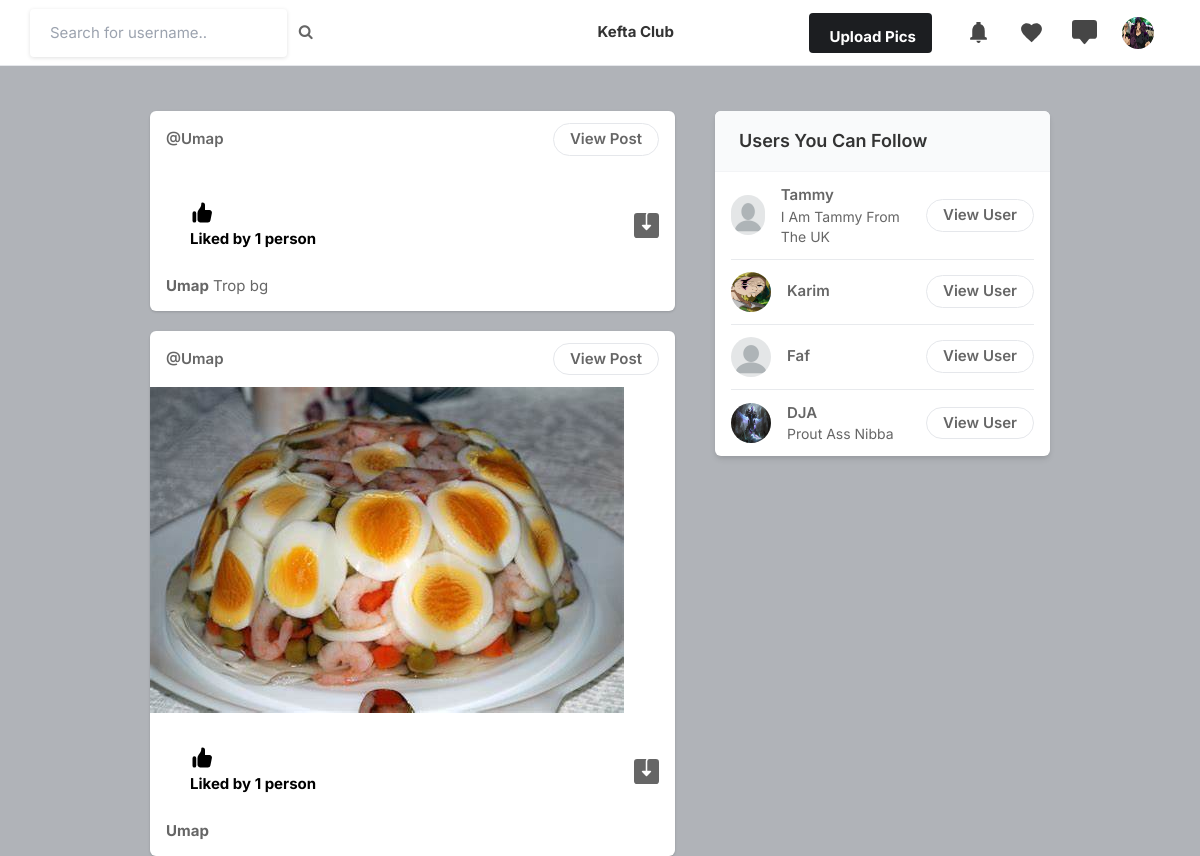
The app's page / (signed in) with its own data.
### core/models.py (models this page shows, shortened)
class Profile(models.Model):
    user = models.ForeignKey(User, on_delete=models.CASCADE)
    id_user = models.IntegerField()
    bio = models.TextField(blank=True)
    profileimg = models.ImageField(upload_to='profile_images', default='blank-profile-picture.png')
    location = models.CharField(max_length=100, blank=True)
    birthDate = models.DateTimeField(default=datetime.fromisoformat("2000-01-01"))
    favoriteMeat =models.CharField(max_length=100, default="unspecified")
    favoriteCooking =models.CharField(max_length=100, default="unspecified")
    favoriteRegion =models.CharField(max_length=100, default="unspecified")

class Post(models.Model):
    id = models.UUIDField(primary_key=True, default=uuid.uuid4)
    user = models.CharField(max_length=100)
    image = models.ImageField(upload_to='post_images')
    caption = models.TextField()
    created_at = models.DateTimeField(default=datetime.now)
    no_of_likes = models.IntegerField(default=0)
    Meat =models.CharField(max_length=100, default="unspecified")
    Cooking =models.CharField(max_length=100, default="unspecified")
    Region =models.CharField(max_length=100, default="unspecified")
    location = models.CharField(max_length=100, default="unknown")

### core/views.py (the view, shortened to what this page needs)
# urls.py: path('', views.index, name='index'),
@login_required(login_url='signin')
def index(request):
    user_object = User.objects.get(username=request.user.username)
    user_profile = Profile.objects.get(user=user_object)
    user_post = Post.objects.filter(user=user_object)
    user_receive_msg = MessageModel.objects.filter(receiver_user_id=request.user.id).order_by("-date")
    person_who_like_user_post = []
    user_sender = []
    user_following_list = []
    followers_list = []
    feed = []
    user_following = FollowersCount.objects.filter(follower=request.user.username)
    followers = FollowersCount.objects.filter(user=request.user.username)
    if not followers.exists():
        followers = []
    for users in user_following:
        user_following_list.append(users.user)
    for sender in user_receive_msg :
        author_msg = User.objects.get(id=sender.sender_user_id)
        user_sender.append({"sender_name":author_msg.username,"message_date":sender.date,"thread":sender.thread_id})
    for follower in followers :
        user_follower = User.objects.get(username = follower.follower)
        followers_list.append(Profile.objects.get(user=user_follower))
    for usernames in user_following_list:
        feed_lists = Post.objects.filter(user=usernames)
        feed.append(feed_lists)
    feed_list = list(chain(*feed))
    all_users = User.objects.all()
    user_following_all = []
    for user in user_following:
        user_list = User.objects.get(username=user.user)
        user_following_all.append(user_list)
    new_suggestions_list = [x for x in list(all_users) if (x not in list(user_following_all))]
    current_user = User.objects.filter(username=request.user.username)
    final_suggestions_list = [x for x in list(new_suggestions_list) if ( x not in list(current_user))]
    random.shuffle(final_suggestions_list) # ---------- ligne a changer ----------
    username_profile = []
    username_profile_list = []
    for users in final_suggestions_list:
        username_profile.append(users.id)
    for ids in username_profile:
        profile_lists = Profile.objects.filter(id_user=ids)
        username_profile_list.append(profile_lists)
    suggestions_username_profile_list = list(chain(*username_profile_list))
    return render(request, 'index.html', {'user_profile': user_profile, 'posts':feed_list, 'suggestions_username_profile_list': suggestions_username_profile_list[:4], "followers":followers_list[:4], "person_who_liked_post":person_who_like_user_post,"message_receive":user_sender[:5]})

### templates/index.html (shortened to what this page needs)
{% load static %}
<!DOCTYPE html>
<html lang="en">
<head>
    <link rel="stylesheet" href="{% static 'assets/css/icons.css' %}">
    <link rel="stylesheet" href="{% static 'assets/css/uikit.css' %}">
    <link rel="stylesheet" href="{% static 'assets/css/style.css' %}">
    <link rel="stylesheet" href="{% static 'assets/css/tailwind.css' %}">
    <link rel="stylesheet" href="https://cdnjs.cloudflare.com/ajax/libs/font-awesome/4.7.0/css/font-awesome.min.css">
</head>
<body>
    <header>
        <div class="header_inner">
            <form action="/search" method="POST">
                <div class="left-side">
                            <input type="text" name="username" placeholder="Search for username..">&nbsp; &nbsp;
                            <button type="submit"><i class="fa fa-search fa-1x"></i></button>
                    </div>
            </form>
            <div style="margin-left: 25%; display: flex;">
                    <b><h1>Kefta Club</h1></b>
            </div>
                <div class="right-side lg:pr-4">
                        <a href="#"
                            class="bg-pink-500 flex font-bold hidden hover:bg-pink-600 hover:text-white inline-block items-center lg:block max-h-10 mr-4 px-4 py-2 rounded shado text-white">
                              Upload Pics
                </a>
                <a href="#" class="header-links-item">
                </a>
                <a href="#" class="header-links-item">
                </a>
                <a href="#" class="header-links-item">
                </a>
        <a href="#">
            <img src="{{user_profile.profileimg.url}}" class="header-avatar" alt="">
        </a>
        </div>
    </header>
    <div class="container m-auto">
        <div class="lg:flex justify-center lg:space-x-10 lg:space-y-0 space-y-5">
            <div class="space-y-5 flex-shrink-0 lg:w-7/12">
                {% for post in posts reversed %}
                <div class="bg-white shadow rounded-md  -mx-2 lg:mx-0">
                    <div class="flex justify-between items-center px-4 py-3">
                        <div class="flex flex-1 items-center space-x-4">
                            <span class="block font-semibold "><a href="/profile/{{post.user}}">@{{post.user}}</a></span>
                        </div>
                        <a href="/post/{{post.id}}" class="border border-gray-200 font-semibold px-4 py-1 rounded-full hover:bg-pink-600 hover:text-white hover:border-pink-600"> View Post </a>
                    </div>
                    <div uk-lightbox>
                        <a href="/post/{{post.id}}">
                            <img src="{{post.image.url}}" alt="">
                    </div>
                    <div class="py-3 px-4 space-y-3">
                        <div class="flex space-x-4 lg:font-bold">
                            <a href="/like-post?post_id={{post.id}}" class="flex items-center space-x-2">
                                <div class="p-2 rounded-full text-black">
                                    {% if post.no_of_likes == 0 %}
                                    <p>No likes</p>
                                    {% elif post.no_of_likes == 1 %}
                                    <p>Liked by {{post.no_of_likes}} person</p>
                                    {% else %}
                                    <p>Liked by {{post.no_of_likes}} people</p>
                                    {% endif %}
                                </div>
                            </a>
                            <a href="{{post.image.url}}" class="flex items-center space-x-2 flex-1 justify-end" download>
                            </a>
                        </div>
                        <p>
                            <a href="/profile/{{post.user}}"><strong>{{post.user}}</strong></a> {{post.caption}}
                        </p>
                    </div>
                </div>
                {% endfor %}
            </div>
            <div class="lg:w-5/12">
                <div class="bg-white  shadow-md rounded-md overflow-hidden">
                    <div class="bg-gray-50  border-b border-gray-100 flex items-baseline justify-between py-4 px-6 ">
                        <h2 class="font-semibold text-lg">Users You Can Follow</h2>
                    </div>
                    <div class="divide-gray-300 divide-gray-50 divide-opacity-50 divide-y px-4 ">
                        {% for suggestion in suggestions_username_profile_list %}
                        <div class="flex items-center justify-between py-3">
                            <div class="flex flex-1 items-center space-x-4">
                                <a href="/profile/{{suggestion.user}}">
                                    <img src="{{suggestion.profileimg.url}}" class="bg-gray-200 rounded-full w-10 h-10">
                                </a>
                                <div class="flex flex-col">
                                    <span class="block capitalize font-semibold"> {{suggestion.user}} </span>
                                    <span class="block capitalize text-sm"> {{suggestion.bio}} </span>
                                </div>
                            </div>
                            <a href="/profile/{{suggestion.user}}" class="border border-gray-200 font-semibold px-4 py-1 rounded-full hover:bg-pink-600 hover:text-white hover:border-pink-600 "> View User </a>
                        </div>
                        {% endfor %}
                    </div>
                </div>
            </div>
        </div>
    </div>
</body>
</html>

### static/assets/css/style.css (style rules this page uses)
body { background-color: #B0B3B8!important; }
button { vertical-align: middle; }
input { height: 48px; line-height: 48px; padding: 0 20px; outline: none; font-size: 15px; color: #808080; max-width: 100%; width: 100%; -webkit-box-sizing: border-box; box-sizing: border-box; display: block; font-weight: 400; opacity: 1; border-radius: 4px; border: none; -webkit-box-shadow: 0 1px 4px 0px rgba(0, 0, 0, 0.12); box-shadow: 0 1px 4px 0px rgba(0, 0, 0, 0.12); }
input[type="text"], input[type="password"], input[type="email"], input[type="number"] { height: 48px; line-height: 48px; padding: 0 20px; outline: none; font-size: 15px; color: #808080; max-width: 100%; width: 100%; -webkit-box-sizing: border-box; box-sizing: border-box; display: block; font-weight: 400; opacity: 1; border-radius: 4px; border: none; -webkit-box-shadow: 0 1px 4px 0px rgba(0, 0, 0, 0.12); box-shadow: 0 1px 4px 0px rgba(0, 0, 0, 0.12); }
input { -webkit-transition: all 0.1s ease-in-out; transition: all 0.1s ease-in-out; }
::placeholder { color: #808080; opacity: 1; }
button { border: none; margin: 0; padding: 0; width: auto; overflow: visible; background: transparent; color: inherit; font: inherit; line-height: normal; cursor: pointer; }
a { color: #be185d; -webkit-transition: 0.3s; transition: 0.3s; outline: none !important; }
button { outline: none !important; }
img { max-width: 100%; }
body { color: #666; font-size: 15px; line-height: 27px; background-color: #f0f2f5; font-family: "Inter", sans-serif; text-transform: none; }
body p { font-size: 15px; line-height: 27px; }
h1, h2, h3, h4, h5, h6 { font-family: "Inter", sans-serif; text-transform: none; }
input[type="text"], input[type="password"], input[type="email"] { font-family: "Inter", sans-serif; text-transform: none; }
button, body .pac-container { font-family: "Inter", sans-serif; text-transform: none; }
h1, h2, h3, h4, h5, h6 { color: #333; font-weight: 500; margin: 0; padding: 0; }
h1 { font-size: 32px; }
h2 { font-size: 26px; }
b, strong { font-weight: 700 !important; }
@media (min-width: 1024px) { .container { max-width: 900px !important; padding-top: 45px; } }
header { background-color: #fff; left: 0; right: 0; top: 0; z-index: 99; height: 66px; display: -webkit-box; display: -ms-flexbox; display: flex; -webkit-box-align: center; -ms-flex-align: center; align-items: center; border-bottom: 1px solid #e5e7eb; }
header .header_inner { display: -webkit-box; display: -ms-flexbox; display: flex; -webkit-box-align: center; -ms-flex-align: center; align-items: center; max-width: 1090px; margin: auto; width: 100%; max-width: 100% !important; padding: 0 30px; }
header .header_inner .left-side { display: -webkit-box; display: -ms-flexbox; display: flex; -webkit-box-align: center; -ms-flex-align: center; align-items: center; }
header .header_inner .right-side { display: -webkit-box; display: -ms-flexbox; display: flex; -webkit-box-align: center; -ms-flex-align: center; align-items: center; -webkit-box-pack: end; -ms-flex-pack: end; justify-content: flex-end; margin-left: auto; }
header .header_inner .right-side .header-links-item { padding: 10px; margin-left: 8px; }
header .header_inner .right-side .header-links-item svg { width: 25px; height: 25px; color: #464646; }
header .header_inner .right-side .header-avatar { width: 32px; height: 32px; border-radius: 100%; margin-left: 15px; }

### records on screen
Profile: profileimg (picture)
Post: user "Umap", no_of_likes "1", caption "Trop bg"
Post: user "Umap", image (picture), no_of_likes "1"
Profile: profileimg (placeholder picture), user "Tammy", bio "I Am Tammy From The UK"
Profile: profileimg (picture), user "Karim"
Profile: profileimg (placeholder picture), user "Faf"
Profile: profileimg (picture), user "DJA", bio "Prout Ass Nibba"
